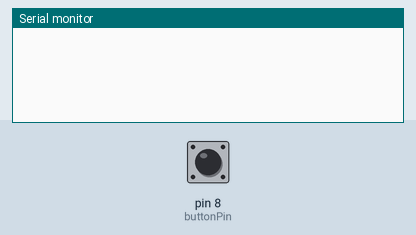
Bench run of a sketch on a simulated Arduino Uno, built with avr-gcc and run on an emulated ATmega328P. On the bench: the last lines printed to the serial monitor. Inputs (shaded band) come from the test bench; at power-on: pin 8 (buttonPin) HIGH.

Above: at 1.2 s.
1.3 s: pin 8 (buttonPin) pulled LOW for 0.15 s
At 2.0 s:
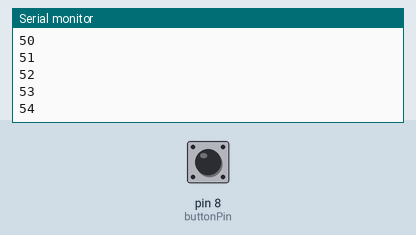
2.9 s: pin 8 (buttonPin) pulled LOW for 1 s
At 4.6 s:
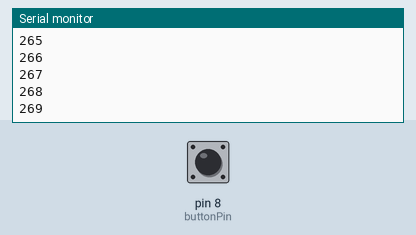
5.4 s: pin 8 (buttonPin) pulled LOW for 0.15 s
At 6.3 s:
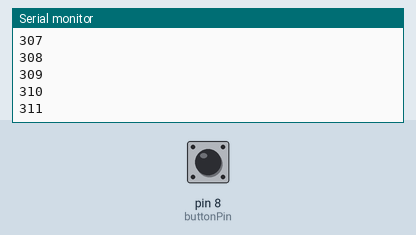
Timing chart, 0 to 8.4 s (numbered marks = the images above; inputs shaded):
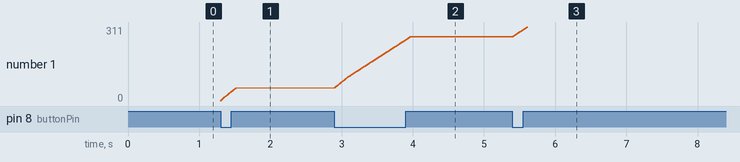

The sketch:

button_counter__.ino
```cpp
int counter=0;
int buttonPin=8;

void setup() {
  Serial.begin(9600);

  pinMode(buttonPin, INPUT_PULLUP);

}

void loop() {

  int buttonState = digitalRead(buttonPin);


//if button is being pressed
if (buttonState==0) {
  Serial.println(counter++);
}


}
```

Measured:
- after the input at 1.3 s, the serial monitor: prints a new line at once (image 1)
- after the input at 2.9 s, the serial monitor: prints a new line at once (image 2)
- plotted number 1: 54 → 269 after the input at 2.9 s
